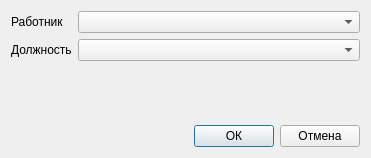
<?xml version="1.0" encoding="UTF-8"?>
<ui version="4.0">
 <class>StaffPositionEditDialog</class>
 <widget class="QDialog" name="StaffPositionEditDialog">
  <property name="geometry">
   <rect>
    <x>0</x>
    <y>0</y>
    <width>371</width>
    <height>158</height>
   </rect>
  </property>
  <property name="windowTitle">
   <string>Редактирование должности сотрудника</string>
  </property>
  <layout class="QVBoxLayout" name="verticalLayout">
   <item>
    <layout class="QFormLayout" name="formLayout">
     <item row="0" column="0">
      <widget class="QLabel" name="label">
       <property name="text">
        <string>Работник</string>
       </property>
      </widget>
     </item>
     <item row="0" column="1">
      <widget class="QComboBox" name="m_staff"/>
     </item>
     <item row="1" column="0">
      <widget class="QLabel" name="label_2">
       <property name="text">
        <string>Должность</string>
       </property>
      </widget>
     </item>
     <item row="1" column="1">
      <widget class="QComboBox" name="m_position"/>
     </item>
    </layout>
   </item>
   <item>
    <spacer name="verticalSpacer">
     <property name="orientation">
      <enum>Qt::Vertical</enum>
     </property>
     <property name="sizeHint" stdset="0">
      <size>
       <width>20</width>
       <height>40</height>
      </size>
     </property>
    </spacer>
   </item>
   <item>
    <layout class="QHBoxLayout" name="horizontalLayout">
     <item>
      <spacer name="horizontalSpacer">
       <property name="orientation">
        <enum>Qt::Horizontal</enum>
       </property>
       <property name="sizeHint" stdset="0">
        <size>
         <width>40</width>
         <height>20</height>
        </size>
       </property>
      </spacer>
     </item>
     <item>
      <widget class="QPushButton" name="m_ok">
       <property name="text">
        <string>ОК</string>
       </property>
      </widget>
     </item>
     <item>
      <widget class="QPushButton" name="m_cancel">
       <property name="text">
        <string>Отмена</string>
       </property>
      </widget>
     </item>
    </layout>
   </item>
  </layout>
 </widget>
 <resources/>
 <connections/>
</ui>
